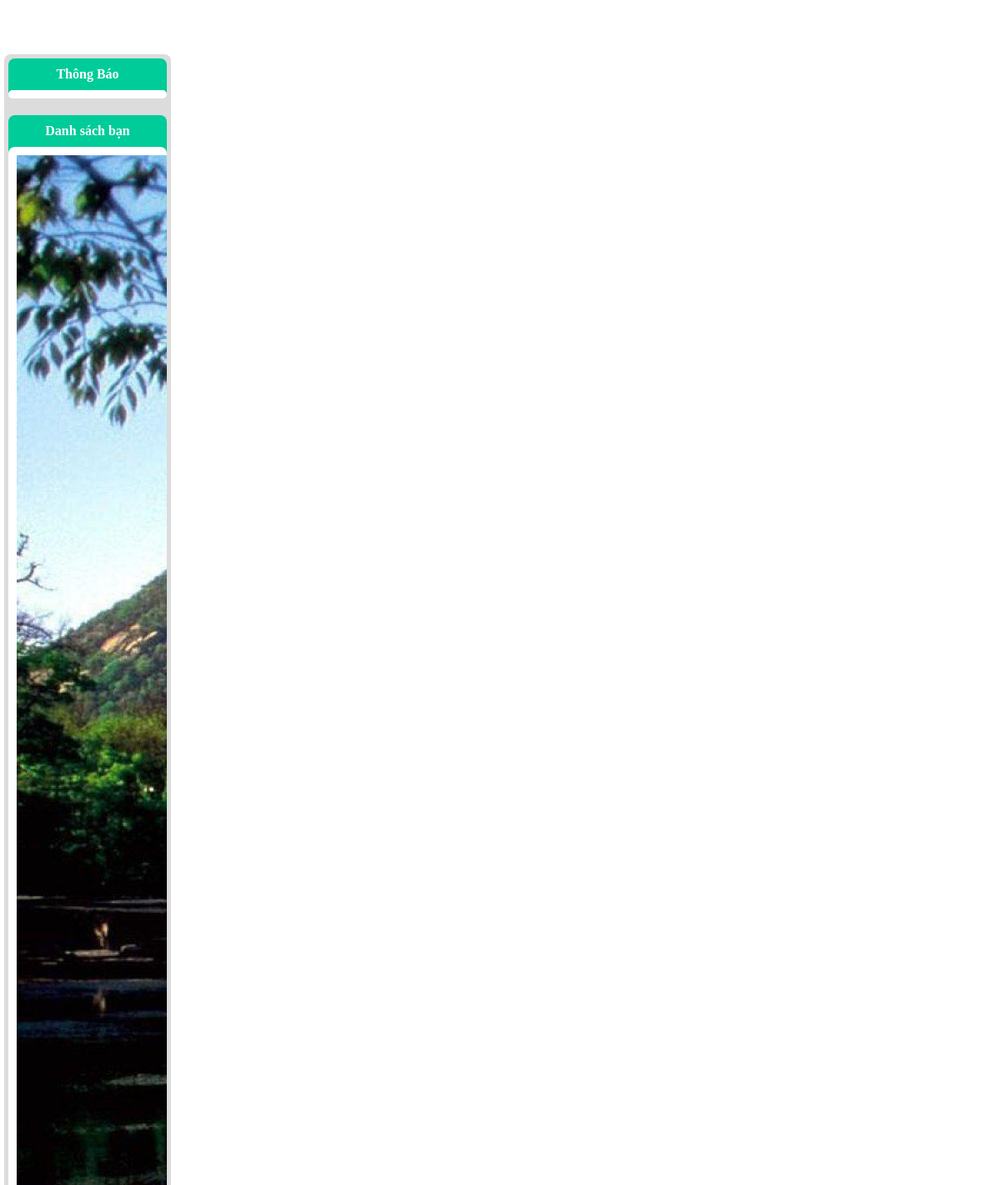
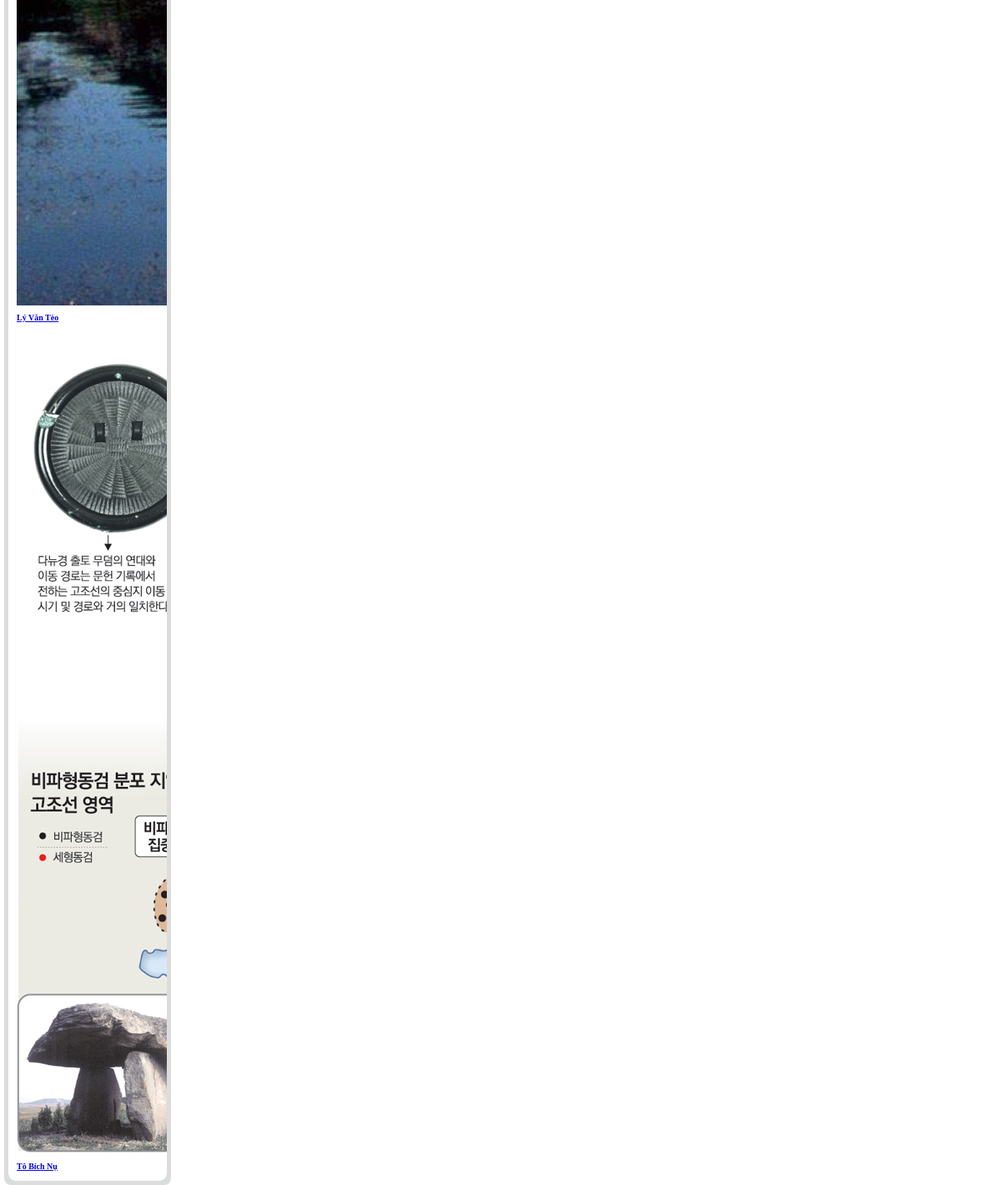
Screenshot of /friendBars.php (signed in) with the database file from the repository (2 pictures, top to bottom).
### tables this page shows
CREATE TABLE `users` (
  `id` int(11) NOT NULL,
  `displayName` varchar(255) NOT NULL,
  `email` varchar(255) NOT NULL,
  `password` varchar(255) NOT NULL,
  `sdt` int(11) NOT NULL,
  `namsinh` year(4) NOT NULL,
  `image` varchar(1024) NOT NULL
);

### friendBars.php (the view, shortened to what this page needs)
<!doctype html>
<html lang="en">
<?php
  require_once 'init.php';
  global $db;
  $stm=$db->prepare("SELECT s.displayName, s.image FROM friends f, users s WHERE f.user2id = s.id AND f.user1id = ?");
  $stm->execute(array($currentUser['id']));
  $stm->setFetchMode(PDO::FETCH_ASSOC);
?>
<head>
</head>
<body>
    <div class="FriendBars">
        <div class="FriendList-Out">
            <li style="padding: 10px; list-style: none; text-align: center; color: white;"><Strong style="float: top" >Thông Báo</a></li>
            <div class="FriendList">
            </div>
        </div>
        <div class="FriendList-Out" style="margin-top: 20px;">
            <li style="padding: 10px; list-style: none; text-align: center; color: white;"><Strong style="float: top" >Danh sách bạn</a></li>
            <div class="FriendList">
                <?php while ($row = $stm->fetch()): ?>
                <li style="padding: 5px; list-style: none; ">
                        <?php echo"<img src='".$row['image']."' class='image-cropper' alt='...'>"; ?>
                        <a href="#" style="font-size: 10px;"> <?php echo $row? $row['displayName']:''?> </a>
                </li>
                <?php endwhile; ?>
            </div>
        </div>
    </div>
</body>

### friendBars.php (style rules this page uses)
.FriendBars { left: 5px; position: absolute; top: 65px; height: auto; width: 200px; background-color: #DCDCDC; border-radius: 0.5rem; }
.FriendList { background-color: white; border-radius: 0.5rem; padding: 5px; overflow: scroll; overflow-x: hidden }
.FriendList-Out { background-color: #00CC99; border-radius: 0.5rem; margin: 5px; }

### rows the page displays
users: image (picture), displayName "Lý Văn Tèo"
users: image (picture), displayName "Tô Bích Nụ"
